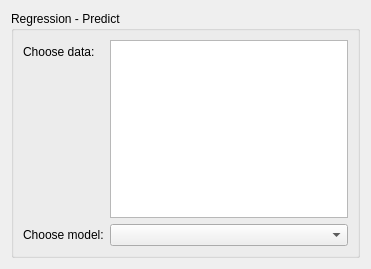
<?xml version="1.0" encoding="UTF-8"?>
<ui version="4.0">
 <class>Form</class>
 <widget class="QWidget" name="Form">
  <property name="geometry">
   <rect>
    <x>0</x>
    <y>0</y>
    <width>371</width>
    <height>269</height>
   </rect>
  </property>
  <property name="sizePolicy">
   <sizepolicy hsizetype="Ignored" vsizetype="Ignored">
    <horstretch>0</horstretch>
    <verstretch>0</verstretch>
   </sizepolicy>
  </property>
  <property name="windowTitle">
   <string>Form</string>
  </property>
  <layout class="QVBoxLayout" name="verticalLayout">
   <item>
    <widget class="QGroupBox" name="formGroupBox">
     <property name="title">
      <string>Regression - Predict</string>
     </property>
     <layout class="QFormLayout" name="formLayout">
      <property name="fieldGrowthPolicy">
       <enum>QFormLayout::AllNonFixedFieldsGrow</enum>
      </property>
      <item row="1" column="0">
       <widget class="QLabel" name="chooseModelLabel">
        <property name="text">
         <string>Choose model:</string>
        </property>
       </widget>
      </item>
      <item row="1" column="1">
       <widget class="QComboBox" name="chooseModelComboBox"/>
      </item>
      <item row="0" column="0">
       <widget class="QLabel" name="chooseDataLabel">
        <property name="text">
         <string>Choose data:</string>
        </property>
       </widget>
      </item>
      <item row="0" column="1">
       <widget class="QListWidget" name="chooseDataListWidget">
        <property name="selectionMode">
         <enum>QAbstractItemView::MultiSelection</enum>
        </property>
       </widget>
      </item>
     </layout>
    </widget>
   </item>
  </layout>
 </widget>
 <resources/>
 <connections/>
</ui>
